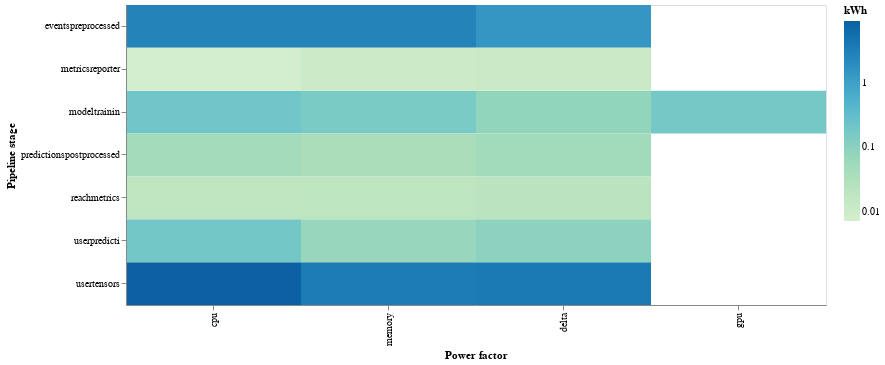

Notebook cell for this chart:
### Code cell
alt.Chart(energy_plot_data).mark_rect().encode(
    x=alt.X('power_factor', sort=['cpu', 'memory', 'delta', 'gpu'], axis=alt.Axis(title='Power factor')),
    y=alt.Y('stage_name', axis=alt.Axis(title='Pipeline stage')),
    color=alt.Color('value',scale=alt.Scale(type='log',scheme='greenblue'), title="kWh")
).properties(
    width=700,
    height=300
)

### Figure 1 — Vega-Lite specification as saved in the notebook (floating-point values rounded to 4 significant figures)
{"config": {"view": {"continuousWidth": 300, "continuousHeight": 300}}, "data": {"name": "data-086ef8fc44c9aa10d703c4b80bcaed2e"}, "mark": {"type": "rect"}, "encoding": {"color": {"field": "value", "scale": {"scheme": "greenblue", "type": "log"}, "title": "kWh", "type": "quantitative"}, "x": {"axis": {"title": "Power factor"}, "field": "power_factor", "sort": ["cpu", "memory", "delta", "gpu"], "type": "nominal"}, "y": {"axis": {"title": "Pipeline stage"}, "field": "stage_name", "type": "nominal"}}, "height": 300, "width": 700, "$schema": "https://vega.github.io/schema/vega-lite/v5.17.0.json", "datasets": {"data-086ef8fc44c9aa10d703c4b80bcaed2e": [{"stage_name": "usertensors", "power_factor": "cpu", "value": 9.089}, {"stage_name": "eventspreprocessed", "power_factor": "cpu", "value": 2.711}, {"stage_name": "modeltrainin", "power_factor": "cpu", "value": 0.2064}, {"stage_name": "userpredicti", "power_factor": "cpu", "value": 0.1924}, {"stage_name": "predictionspostprocessed", "power_factor": "cpu", "value": 0.04518}, {"stage_name": "reachmetrics", "power_factor": "cpu", "value": 0.01913}, {"stage_name": "metricsreporter", "power_factor": "cpu", "value": 0.007163}, {"stage_name": "usertensors", "power_factor": "memory", "value": 3.557}, {"stage_name": "eventspreprocessed", "power_factor": "memory", "value": 2.66}, {"stage_name": "modeltrainin", "power_factor": "memory", "value": 0.1569}, {"stage_name": "userpredicti", "power_factor": "memory", "value": 0.06624}, {"stage_name": "predictionspostprocessed", "power_factor": "memory", "value": 0.03723}, {"stage_name": "reachmetrics", "power_factor": "memory", "value": 0.01975}, {"stage_name": "metricsreporter", "power_factor": "memory", "value": 0.01055}, {"stage_name": "usertensors", "power_factor": "delta", "value": 3.785}, {"stage_name": "eventspreprocessed", "power_factor": "delta", "value": 1.401}, {"stage_name": "modeltrainin", "power_factor": "delta", "value": 0.07793}, {"stage_name": "userpredicti", "power_factor": "delta", "value": 0.09493}, {"stage_name": "predictionspostprocessed", "power_factor": "delta", "value": 0.04821}, {"stage_name": "reachmetrics", "power_factor": "delta", "value": 0.02156}, {"stage_name": "metricsreporter", "power_factor": "delta", "value": 0.0116}, {"stage_name": "usertensors", "power_factor": "gpu", "value": null}, {"stage_name": "eventspreprocessed", "power_factor": "gpu", "value": null}, {"stage_name": "modeltrainin", "power_factor": "gpu", "value": 0.1802}, {"stage_name": "userpredicti", "power_factor": "gpu", "value": null}, {"stage_name": "predictionspostprocessed", "power_factor": "gpu", "value": null}, {"stage_name": "reachmetrics", "power_factor": "gpu", "value": null}, {"stage_name": "metricsreporter", "power_factor": "gpu", "value": null}]}}
